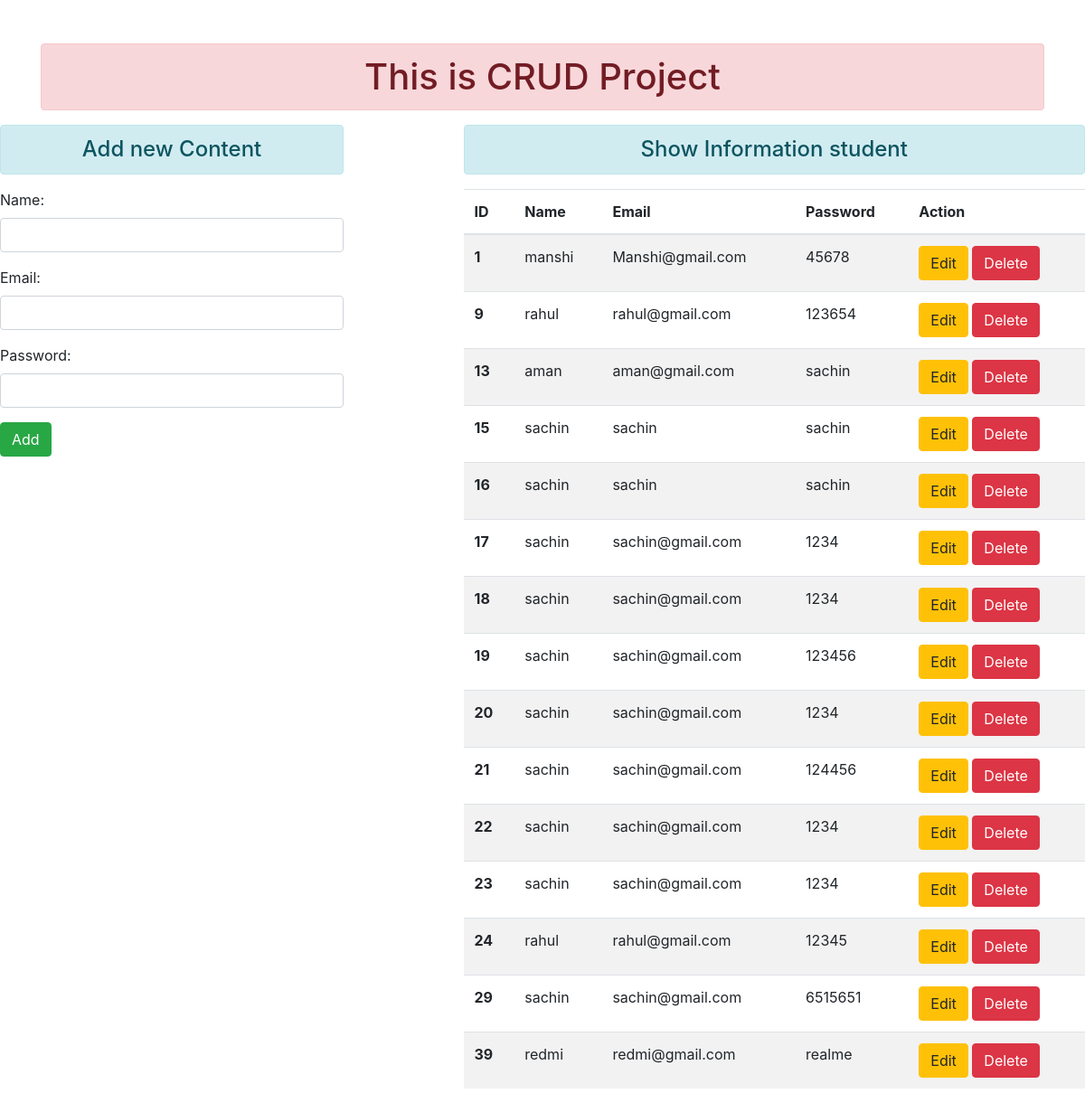
The page / on the database its author committed.
### App/models.py (models this page shows)
class User(models.Model):
    name = models.CharField(max_length=70)
    email = models.EmailField(max_length=70)
    password = models.CharField(max_length=100)

### App/views.py (the view)
# urls.py: path('', views.base, name="base"),
def base(request):
    if request.method == 'POST':
        fm = StudentRegistration(request.POST)
        if fm.is_valid():
            nm = fm.cleaned_data['name']
            em = fm.cleaned_data['email']
            pw = fm.cleaned_data['password']
            reg = User(name=nm, email=em, password=pw)
            reg.save()
            fm = StudentRegistration()
    else:
        fm = StudentRegistration()
    stud = User.objects.all()
    return render(request, 'base.html', {'form': fm, 'stu': stud})

### App/forms.py
class StudentRegistration(forms.ModelForm):
    class Meta:
     model = User
     fields = ['name', 'email', 'password']
     widgets = {
         'name': forms.TextInput(attrs={'class': 'form-control'}),
         'email': forms.EmailInput(attrs={'class': 'form-control'}),
         'password': forms.PasswordInput( render_value=True , attrs={'class': 'form-control'}),
     }

### template/base.html (shortened to what this page needs)
<!doctype html>
<html lang="en">
  <head>
    <link rel="stylesheet" href="https://maxcdn.bootstrapcdn.com/bootstrap/4.0.0/css/bootstrap.min.css">
  </head>
  <body>
  <div class="container mt-5">
    <h1 class="text-center alert alert-danger"> This is CRUD Project</h1>
  </div>
  <div class="row">
    <div  class="col-sm-4">
     <h4 class="text-center alert alert-info">Add new Content</h4>
      <form action="" method="POST" >
        {{form.as_p}}
      <input type="submit" class=" btn btn-success" value="Add">
      </form>
    </div>
          <div class="col-sm-7 offset-1">
              <h4 class="text-center alert alert-info" > Show Information student </h4>
              {% if stu %}
                <table class="table table-striped">
                    <thead>
                     <tr>
                      <th scope="col">ID</th>
                      <th scope="col">Name</th>
                      <th scope="col">Email</th>
                      <th scope="col">Password</th>
                      <th scope="col">Action</th>
                     </tr>
                    </thead>
                   <tbody>
                        {% for st in stu %}
                             <tr>
                              <th scope="row">{{st.id}}</th>
                              <td>{{st.name}}</td>
                              <td>{{st.email}}</td>
                              <td>{{st.password}}</td>
                               <td>
                                <a href="{% url 'updatedata' st.id %}" class="btn btn-warning btn -sm"> Edit</a>
                               <form action="{%  url 'deletedata' st.id %}"
                                     method="post" class="d-inline"> {% csrf_token %}
                                 <input type="submit" class=" btn btn-danger"value="Delete">
                               </form>
                               </td>
                             </tr>
                        {% endfor %}
                   </tbody>
                </table>
               {% else %}
               <h4> No Record </h4>
              {% endif%}
          </div>
  </div>
  </body>
</html>

### rows shown on the page
User: id "1", name "manshi", email "Manshi@gmail.com", password "45678"
User: id "9", name "rahul", email "rahul@gmail.com", password "123654"
User: id "13", name "aman", email "aman@gmail.com", password "sachin"
User: id "15", name "sachin", email "sachin", password "sachin"
User: id "16", name "sachin", email "sachin", password "sachin"
User: id "17", name "sachin", email "sachin@gmail.com", password "1234"
User: id "18", name "sachin", email "sachin@gmail.com", password "1234"
User: id "19", name "sachin", email "sachin@gmail.com", password "123456"
User: id "20", name "sachin", email "sachin@gmail.com", password "1234"
User: id "21", name "sachin", email "sachin@gmail.com", password "124456"
User: id "22", name "sachin", email "sachin@gmail.com", password "1234"
User: id "23", name "sachin", email "sachin@gmail.com", password "1234"
User: id "24", name "rahul", email "rahul@gmail.com", password "12345"
User: id "29", name "sachin", email "sachin@gmail.com", password "6515651"
User: id "39", name "redmi", email "redmi@gmail.com", password "realme"
